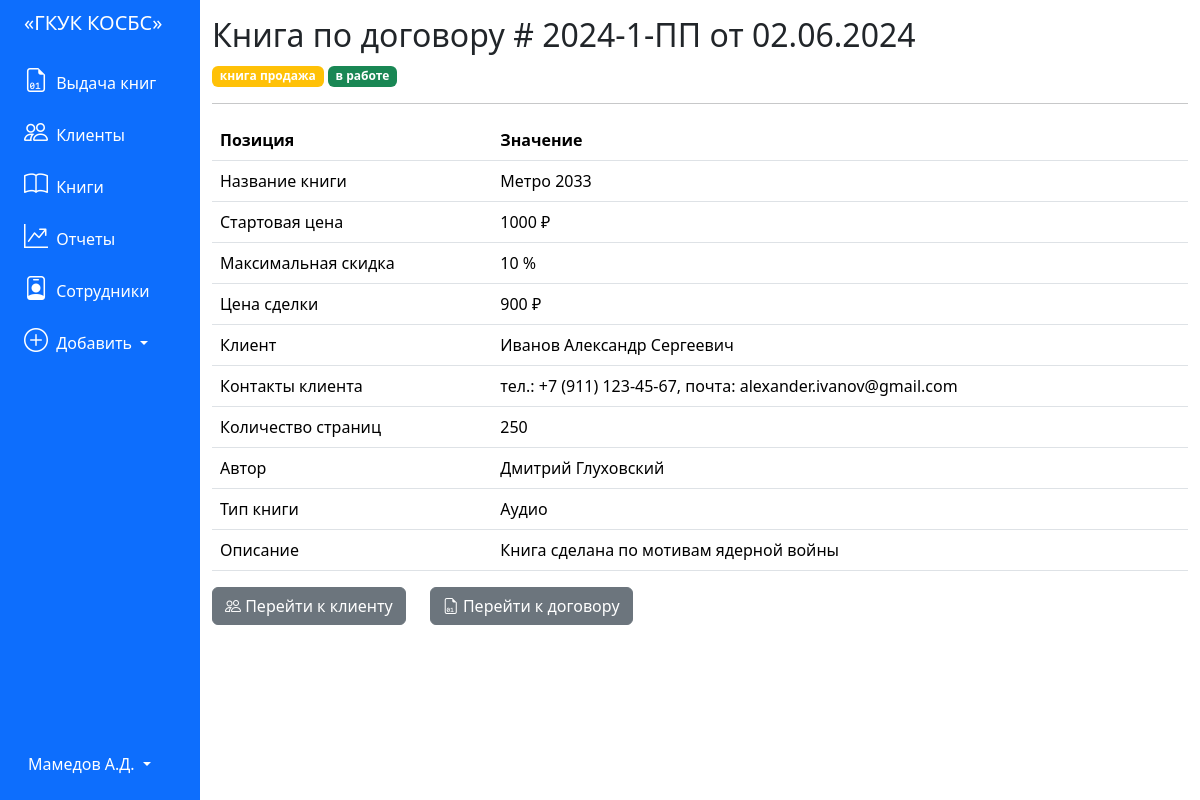
Screenshot of /book/1 with the database file from the repository.
### tables this page shows
CREATE TABLE "contracts" (
	"id_contract"	INTEGER,
	"number"	TEXT,
	"date"	TEXT,
	"deal_type"	TEXT,
	"start_price"	INTEGER,
	"discount"	INTEGER,
	"deal_status"	BLOB,
	"finish_price"	INTEGER,
	"book_id"	INTEGER,
	"client_id"	INTEGER,
	"employee_id"	INTEGER,
	PRIMARY KEY("id_contract" AUTOINCREMENT)
);

CREATE TABLE "books" (
	"id_book"	INTEGER,
	"book_name"	TEXT,
	"pages"	INTEGER,
	"author"	TEXT,
	"type_of_book"	TEXT,
	"description"	TEXT,
	"client_id"	INTEGER,
	PRIMARY KEY("id_book" AUTOINCREMENT)
);

CREATE TABLE 'clients' (
	"id_client" INTEGER PRIMARY KEY AUTOINCREMENT,
	'name' TEXT,
	'email' TEXT,
	'phone_number' TEXT,
	'passport' TEXT
);

### app.py (the view)
@app.route('/book/<int:book_id>')
def book(book_id):
    pos = get_book(book_id)
    return render_template('book.html', book=pos)

### app.py (called while the page is built)
def get_db_connection():
    conn = sqlite3.connect('database.db')
    conn.row_factory = sqlite3.Row
    return conn

def get_book(item_id):
    conn = get_db_connection()
    item = conn.execute("""SELECT * FROM contracts, books, clients
        WHERE contracts.book_id = books.id_book and contracts.client_id = clients.id_client and books.id_book = ?
                        """, (item_id,)).fetchone()
    conn.close()
    if item is None:
        abort(404)
    return item

### templates/book.html
{% extends 'base.html' %}
{% block content %}
<h2>{% block title %} Книга по договору # {{ book['number'] }} от {{ book['date'] }} {% endblock %}</h2>
<span class="badge bg-warning">{{ book['deal_type'] }}</span>
{% if not book['deal_status'] %}
<span class="badge bg-success"> в работе </span>
{% else %}
<span class="badge bg-danger"> сделка завершена </span>
{% endif %}
<hr>
<table class="table">
    <thead>
        <tr>
            <th scope="col">Позиция</th>
            <th scope="col">Значение</th>
        </tr>
    </thead>
    <tbody>
        <tr>
            <td>Название книги</td>
            <td>{{ book['book_name'] }}</td>
        </tr>
        <tr>
            <td>Стартовая цена</td>
            <td>{{ book['start_price'] }} ₽</td>
        </tr>
        <tr>
            <td>Максимальная скидка</td>
            <td>{{ book['discount'] }} %</td>
        </tr>
        <tr>
            <td>Цена сделки</td>
            <td>{{ book['finish_price'] }} ₽</td>
        </tr>
        <tr>
            <td>Клиент</td>
            <td>{{ book['name'] }}</td>
        </tr>
        <tr>
            <td>Контакты клиента</td>
            <td>тел.: {{ book['phone_number'] }}, почта: {{ book['email'] }}</td>
        </tr>
        <tr>
            <td>Количество страниц</td>
            <td>{{ book['pages'] }}</td>
        </tr>
        <tr>
            <td>Автор</td>
            <td>{{ book['author'] }}</td>
        </tr>
        <tr>
            <td>Тип книги</td>
            <td>{{ book['type_of_book'] }}</td>
        </tr>
        <tr>
            <td>Описание</td>
            <td>{{ book['description'] }}</td>
        </tr>
    </tbody>
</table>
<div class="row">
    <div class="col-auto">
        <a href="/clients">
            <button type="submit" class="btn btn-secondary"><i class="bi-people"></i> Перейти к клиенту</button>
        </a>
    </div>
    <div class="col-auto">
        <a href="{{ url_for('contract', contract_id=book['id_contract']) }}">
            <button type="submit" class="btn btn-secondary"><i class="bi-file-earmark-binary"></i> Перейти к договору</button>
        </a>
    </div>
</div>
{% endblock %}

### rows the page displays
contracts: number "2024-1-ПП", date "02.06.2024", deal_type "книга продажа", start_price "1000", discount "10", finish_price "900"
books: book_name "Метро 2033", pages "250", author "Дмитрий Глуховский", type_of_book "Аудио", description "Книга сделана по мотивам ядерной войны"
clients: name "Иванов Александр Сергеевич", phone_number "+7 (911) 123-45-67", email "alexander.ivanov@gmail.com"
